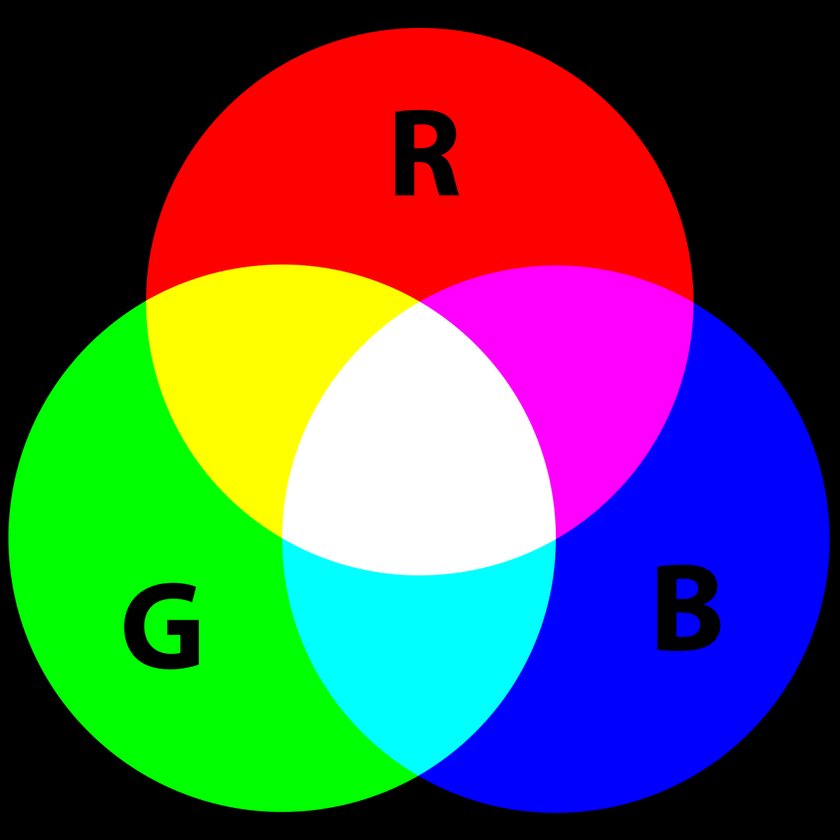
%> input picture MULTIMIDIA/sistemas-multimidia-noite/sistemas-multimidia-noite/Imagem/rgb.png, 840 x 840 px, shrunk from 1200 x 1200 before the run
$ octave programa4.m   (GNU Octave 9; MATLAB toolbox functions it lacks are replaced by stand-ins)
%> lines starting %> are read from the running program, lines starting %| are printed output that depends on the picture
## Aluno: Aristofanes Santos de Lira
## Matricula: 152085386

pkg load image#carregando pacote de image
cla;#comando para limpar janela.
a = imread('rgb.png');#carregando imagem
%> a is the input picture: size 840x840x3 uint8; mean R, G, B 83.7, 83.7, 83.7
imshow(a);
subplot(2,2,1);#definindo area de plotagem da imagem
r = a;
r(:,:,2)=0;#zerando matriz G
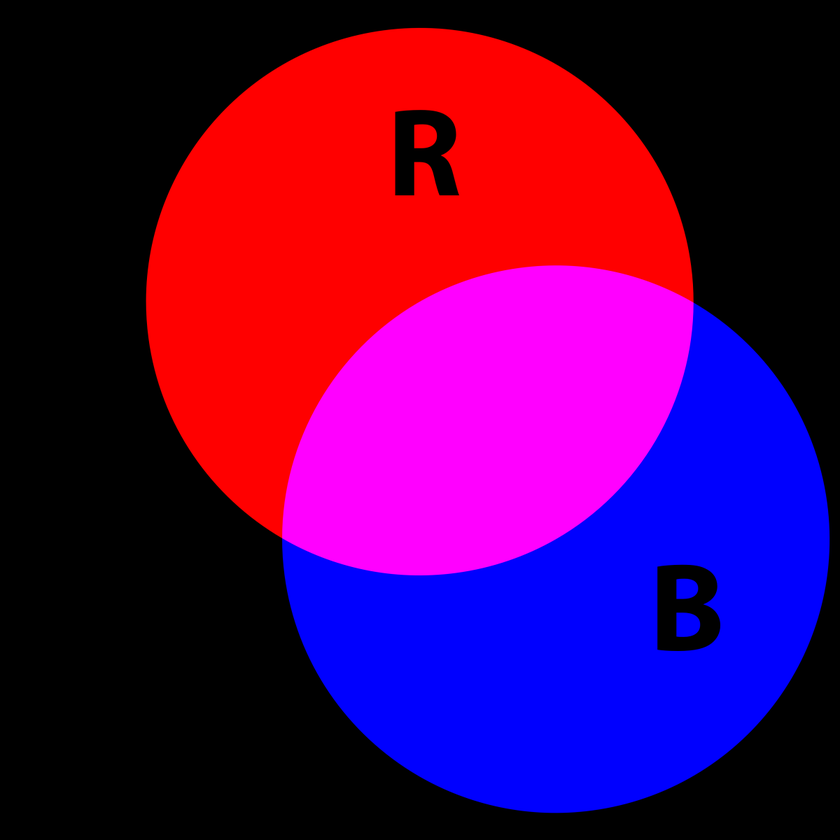
%> r: size 840x840x3 uint8; mean R, G, B 83.7, 0, 83.7
r(:,:,3)=0;#zerando matriz B
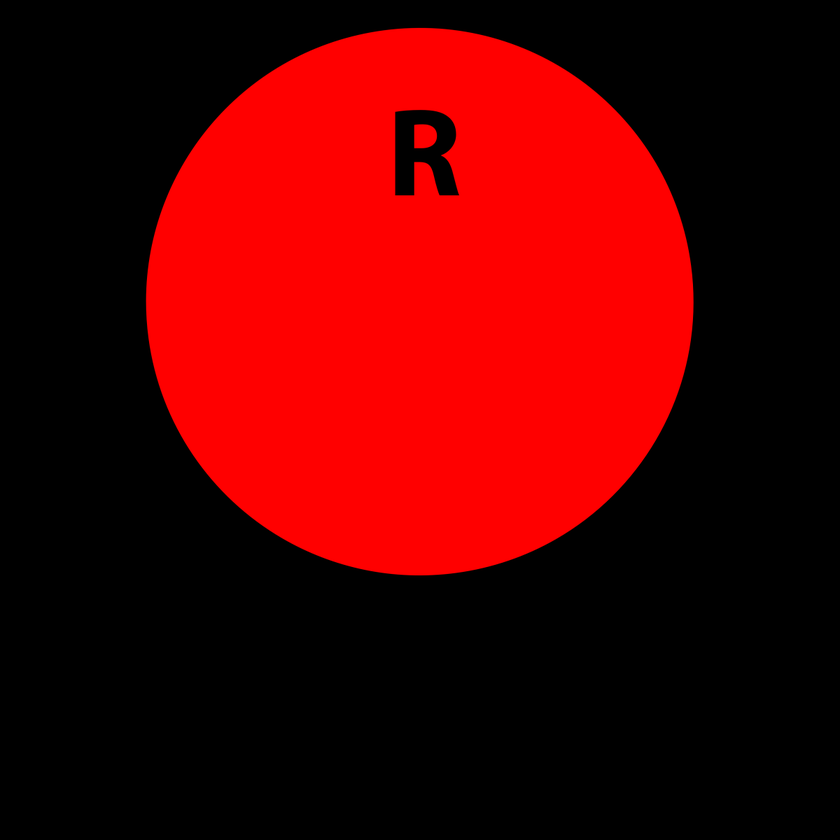
%> r: size 840x840x3 uint8; mean R, G, B 83.7, 0, 0
imshow(r);#exibindo imagem na janela.
title('R');#definindo titulo da plotagem/imagem

subplot(2,2,2);#definindo area de plotagem da imagem
g = a;
g(:,:,1)=0;#zerando matriz R
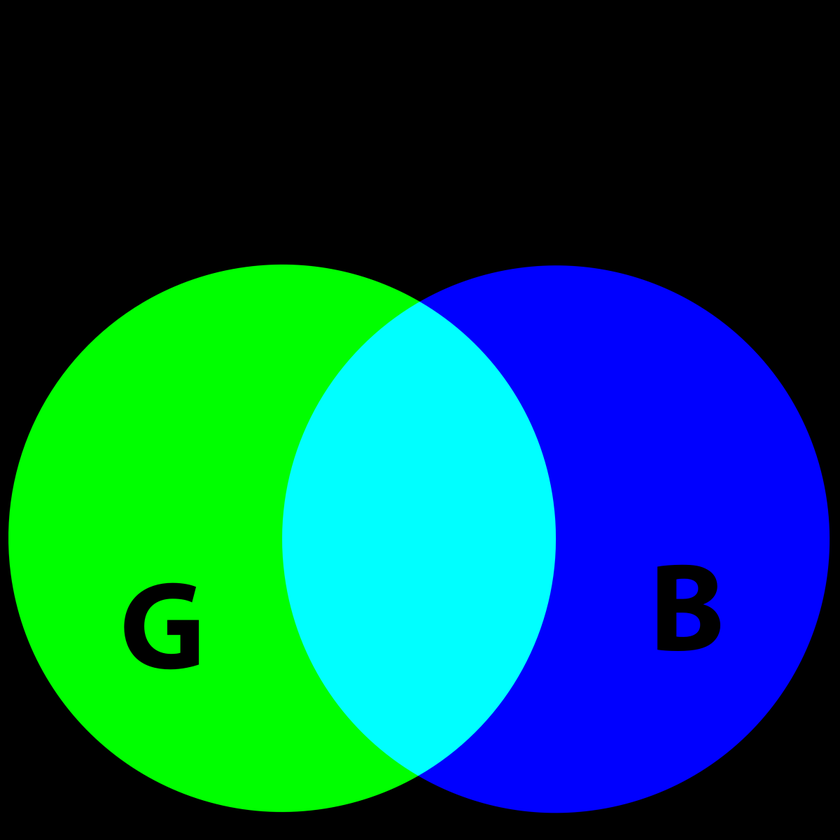
%> g: size 840x840x3 uint8; mean R, G, B 0, 83.7, 83.7
g(:,:,3)=0;#zerando matriz G
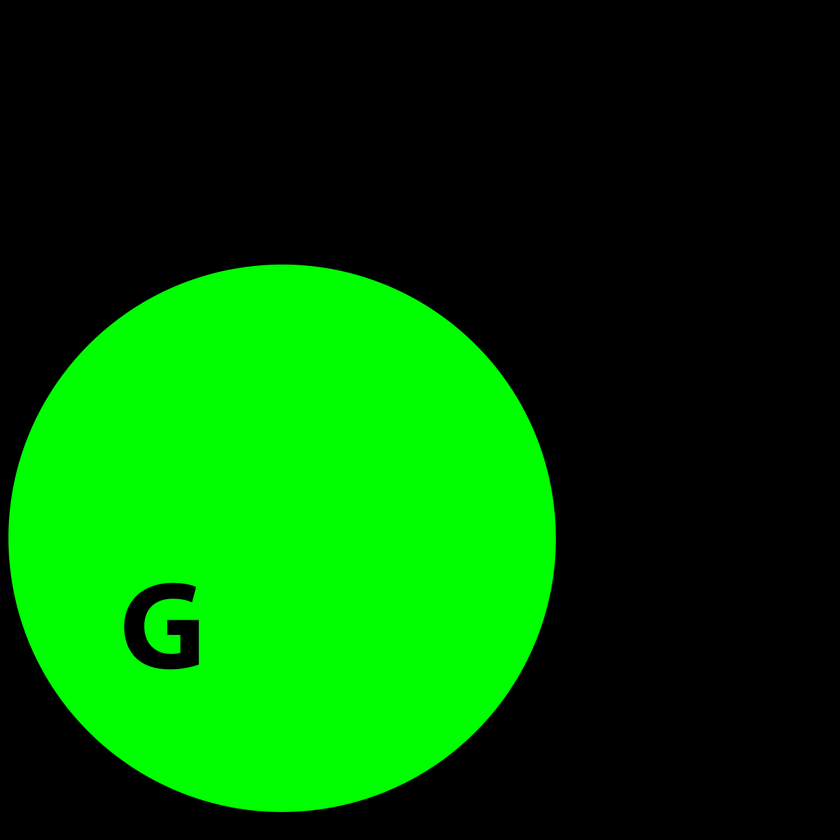
%> g: size 840x840x3 uint8; mean R, G, B 0, 83.7, 0
imshow(g);#exibindo imagem na janela.
title('G');#definindo titulo da plotagem/imagem

subplot(2,2,3);#definindo area de plotagem da imagem
b = a;
b(:,:,1)=0;#zerando matriz R
b(:,:,2)=0;#zerando matriz B
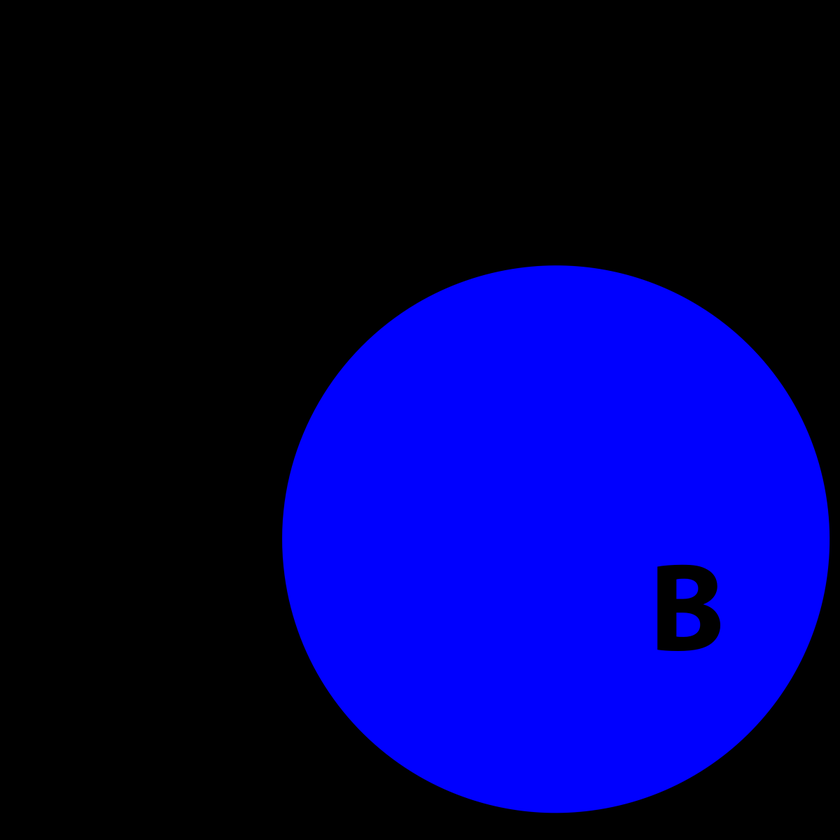
%> b: size 840x840x3 uint8; mean R, G, B 0, 0, 83.7
imshow(b);#exibindo imagem na janela.
title('B');#definindo titulo da plotagem/imagem

#{
  O programa acima carrega uma imagem e mostrar a imagem separada
  R, G e B.
#}
